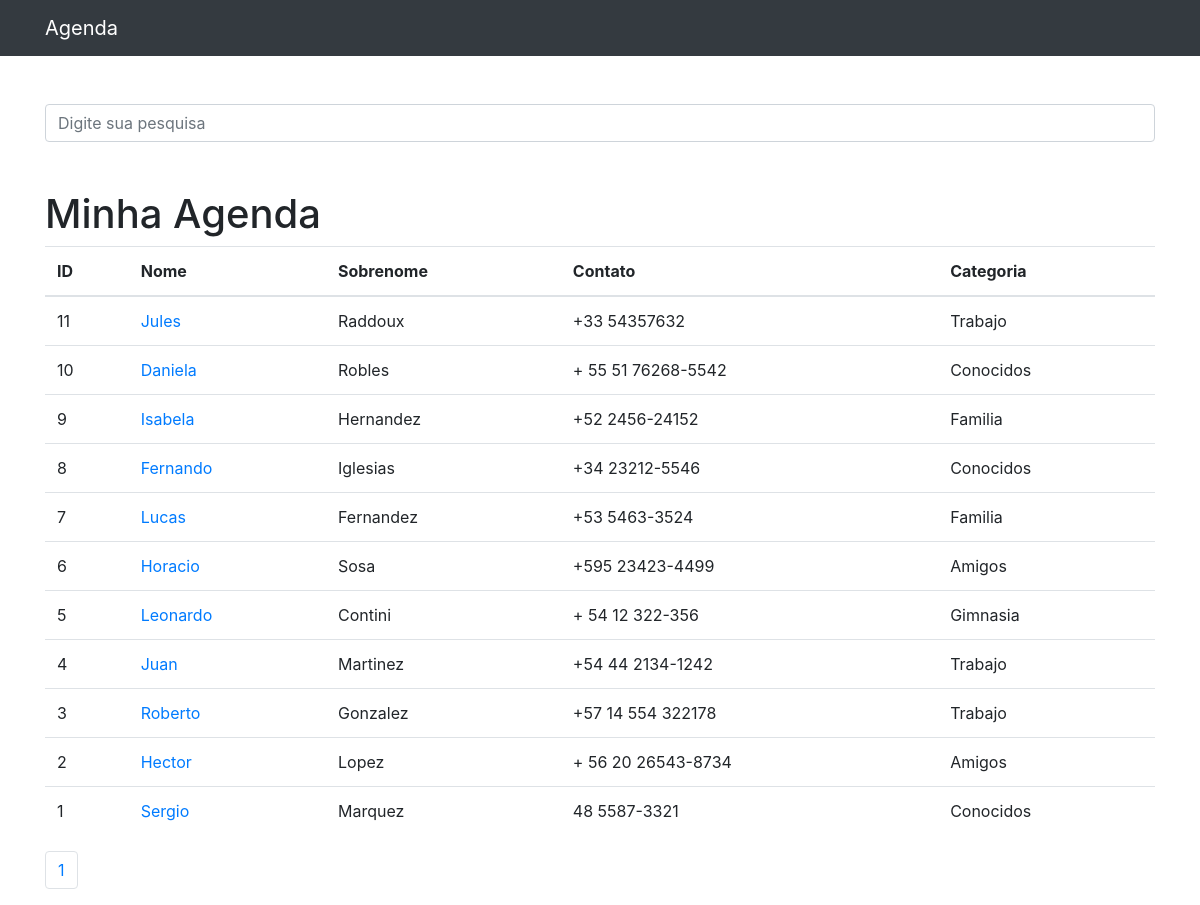
The app's page /, older data.
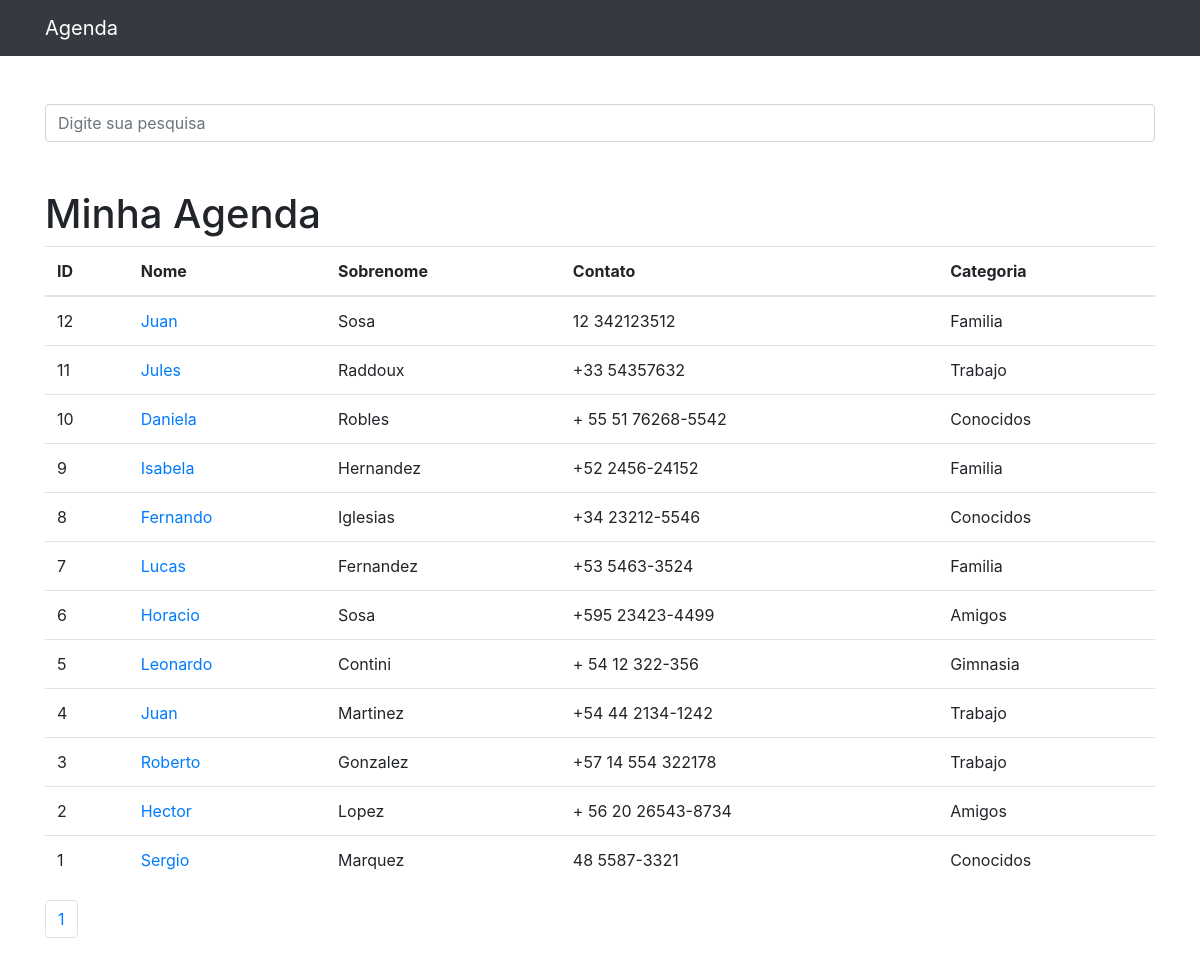
The same page, newer data.
### contatos/models.py (models this page shows, shortened)
class Contato(models.Model):
    nome = models.CharField(max_length=255)
    sobrenome = models.CharField(max_length=255, blank=True)
    telefone = models.CharField(max_length=255)
    email = models.CharField(max_length=255, blank=True)
    data_criacao = models.DateTimeField(default=timezone.now)
    descricao = models.TextField(blank=True)
    categoria = models.ForeignKey(Categoria, on_delete=models.DO_NOTHING)
    mostrar = models.BooleanField(default=True)
    foto = models.ImageField(blank=True, upload_to='fotos/%Y/%m/%d')

class Categoria(models.Model):
    nome = models.CharField(max_length=255)
    def __str__(self):
        return self.nome

### contatos/views.py (the view)
# urls.py: path('', views.index, name='index'),
def index(request):
    contatos = Contato.objects.order_by('-id').filter(
        mostrar=True
    )
    paginator = Paginator(contatos, 20)
    page = request.GET.get('p')
    contatos = paginator.get_page(page)
    return render(request, 'contatos/index.html', {
        'contatos': contatos
    })

### contatos/templates/contatos/index.html
{% extends 'base.html' %}
{%block conteudo%}
    <h1 class="mt-5">Minha Agenda</h1>
    <table class="table">
        <thead>
        <tr>
            <th>ID</th>
            <th>Nome</th>
            <th>Sobrenome</th>
            <th>Contato</th>
            <th>Categoria</th>
        </tr>
        </thead>
            <tbody>
                {% for contato in contatos %}
                    <tr>
                        <td>{{ contato.id }}</td>
                        <td>
                        <a href="{% url 'ver_contato' contato.id %}"> {{ contato.nome }}</a>
                        </td>
                        <td>{{ contato.sobrenome }}</td>
                        <td>{{ contato.telefone}}</td>
                        <td>{{ contato.categoria }}</td>
                    </tr>
                {% endfor %}
            </tbody>
    </table>
<nav aria-label="Page navigation example">
    <ul class="pagination">
    {% for pagina in contatos.paginator.page_range %}
        {% if contatos.number == pagina %}
            <li class="page-item">
                <a class="page-link" href="?p={{ pagina }}&termo={{ request.GET.termo }}">{{pagina}}</a>
            </li>
       {% else %}
            <li class="page-item">
                <a class="page-link" href="?p={{ pagina }}&termo={{ request.GET.termo }}">{{pagina}}</a>
            </li>
        {% endif %}
    {% endfor %}
    </ul>
</nav>
{%endblock%}

Row changes from the older to the newer data that the page shows:
added Contato: id "12", nome "Juan", sobrenome "Sosa", telefone "12 342123512", categoria "Familia"
